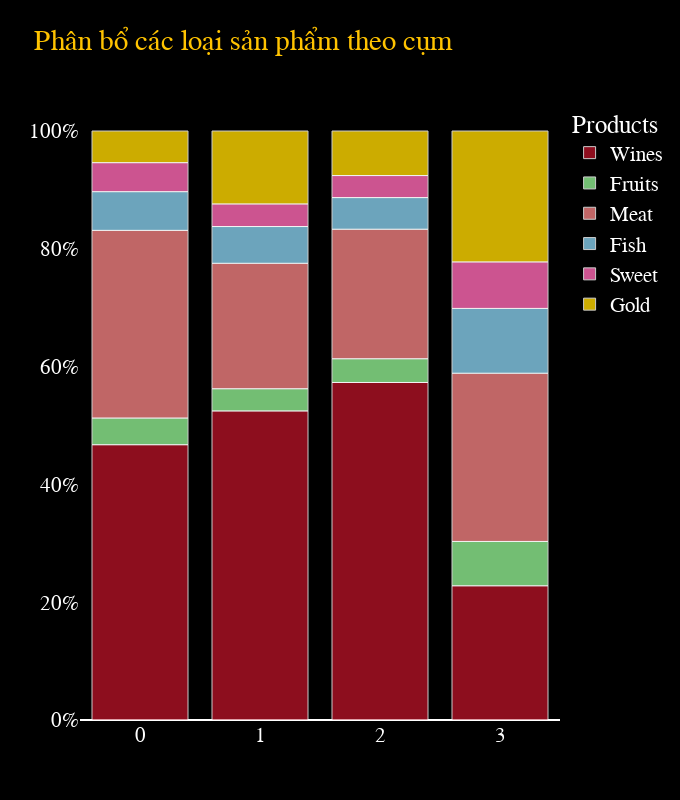

This figure's notebook cell:
### Code cell
import pandas as pd
import plotly.express as px

# Tạo một bộ dữ liệu mới
clusters_products = df_clusters[['Wines', 'Fruits', 'Meat', 'Fish', 'Sweet', 'Gold', 'cluster']]    # Chọn các biến

clusters_products1 = clusters_products.groupby(['cluster'])
clusters_products2 = clusters_products1.agg({'Wines': 'sum', 'Fruits': 'sum', 'Meat': 'sum', 'Fish': 'sum', 'Sweet': 'sum', 'Gold': 'sum'})

clusters_products3 = clusters_products2.stack().reset_index(name='Count').rename(columns={'level_1': 'Products'})   # phân rã dữ liệu

clusters_products3['group'] = clusters_products3['cluster']
clusters_products3['group'] = clusters_products3['group'].astype(str)


products = clusters_products3.copy()
products = products.assign(ratio=products.groupby('group').Count.transform(lambda x: x / x.sum()))

# Trực quan hóa
fig = px.bar(products, x='group', y='ratio', color='Products',
             labels={
                 "ratio": "Ratio",
                 "group": "Consumer's type"
             },
             color_discrete_map={
                 'Gold': '#FFD700',
                 'Fish': '#87CEEB',
                 'Wines': '#b11226',
                 'Meat': '#f08080',
                 'Sweet': '#FF69B4',
                 'Fruits': 'lightgreen'
             },
             title="Phân bổ các loại sản phẩm theo cụm")

fig.layout.yaxis.tickformat = ',.0%'
fig.update_traces(marker_line_color='white', marker_line_width=1, opacity=0.8)
fig.update_xaxes(showgrid=False)
fig.update_yaxes(showgrid=False)
fig.update_layout(
    {'plot_bgcolor': 'black',
     'paper_bgcolor': 'black'
     },
    font=dict(
        family="verdana",
        size=21,
        color="white"
    ),
    width=680,
    height=800,
    title_font_color="#FFC300",
    yaxis_title=None,
    xaxis_title=None
)

fig.show()

### Figure 1 — Plotly figure (JSON) as saved in the notebook; plotly's stock layout.template omitted (floating-point values rounded to 4 significant figures)
{"data": [{"alignmentgroup": "True", "hovertemplate": "Products=Wines<br>Consumer's type=%{x}<br>Ratio=%{y}<extra></extra>", "legendgroup": "Wines", "marker": {"color": "#b11226", "line": {"color": "white", "width": 1}, "pattern": {"shape": ""}}, "name": "Wines", "offsetgroup": "Wines", "opacity": 0.8, "orientation": "v", "showlegend": true, "textposition": "auto", "type": "bar", "x": ["0", "1", "2", "3"], "xaxis": "x", "y": [0.4674, 0.5248, 0.5731, 0.2279], "yaxis": "y"}, {"alignmentgroup": "True", "hovertemplate": "Products=Fruits<br>Consumer's type=%{x}<br>Ratio=%{y}<extra></extra>", "legendgroup": "Fruits", "marker": {"color": "lightgreen", "line": {"color": "white", "width": 1}, "pattern": {"shape": ""}}, "name": "Fruits", "offsetgroup": "Fruits", "opacity": 0.8, "orientation": "v", "showlegend": true, "textposition": "auto", "type": "bar", "x": ["0", "1", "2", "3"], "xaxis": "x", "y": [0.04532, 0.03768, 0.04029, 0.07528], "yaxis": "y"}, {"alignmentgroup": "True", "hovertemplate": "Products=Meat<br>Consumer's type=%{x}<br>Ratio=%{y}<extra></extra>", "legendgroup": "Meat", "marker": {"color": "#f08080", "line": {"color": "white", "width": 1}, "pattern": {"shape": ""}}, "name": "Meat", "offsetgroup": "Meat", "opacity": 0.8, "orientation": "v", "showlegend": true, "textposition": "auto", "type": "bar", "x": ["0", "1", "2", "3"], "xaxis": "x", "y": [0.3186, 0.2129, 0.2199, 0.2856], "yaxis": "y"}, {"alignmentgroup": "True", "hovertemplate": "Products=Fish<br>Consumer's type=%{x}<br>Ratio=%{y}<extra></extra>", "legendgroup": "Fish", "marker": {"color": "#87CEEB", "line": {"color": "white", "width": 1}, "pattern": {"shape": ""}}, "name": "Fish", "offsetgroup": "Fish", "opacity": 0.8, "orientation": "v", "showlegend": true, "textposition": "auto", "type": "bar", "x": ["0", "1", "2", "3"], "xaxis": "x", "y": [0.06569, 0.06239, 0.05372, 0.11], "yaxis": "y"}, {"alignmentgroup": "True", "hovertemplate": "Products=Sweet<br>Consumer's type=%{x}<br>Ratio=%{y}<extra></extra>", "legendgroup": "Sweet", "marker": {"color": "#FF69B4", "line": {"color": "white", "width": 1}, "pattern": {"shape": ""}}, "name": "Sweet", "offsetgroup": "Sweet", "opacity": 0.8, "orientation": "v", "showlegend": true, "textposition": "auto", "type": "bar", "x": ["0", "1", "2", "3"], "xaxis": "x", "y": [0.04923, 0.0384, 0.03741, 0.07896], "yaxis": "y"}, {"alignmentgroup": "True", "hovertemplate": "Products=Gold<br>Consumer's type=%{x}<br>Ratio=%{y}<extra></extra>", "legendgroup": "Gold", "marker": {"color": "#FFD700", "line": {"color": "white", "width": 1}, "pattern": {"shape": ""}}, "name": "Gold", "offsetgroup": "Gold", "opacity": 0.8, "orientation": "v", "showlegend": true, "textposition": "auto", "type": "bar", "x": ["0", "1", "2", "3"], "xaxis": "x", "y": [0.05377, 0.1238, 0.07564, 0.2222], "yaxis": "y"}], "layout": {"barmode": "relative", "font": {"color": "white", "family": "verdana", "size": 21}, "height": 800, "legend": {"title": {"text": "Products"}, "tracegroupgap": 0}, "paper_bgcolor": "black", "plot_bgcolor": "black", "title": {"font": {"color": "#FFC300"}, "text": "Phân bổ các loại sản phẩm theo cụm"}, "width": 680, "xaxis": {"anchor": "y", "domain": [0, 1], "showgrid": false, "title": {}}, "yaxis": {"anchor": "x", "domain": [0, 1], "showgrid": false, "tickformat": ",.0%", "title": {}}}}
